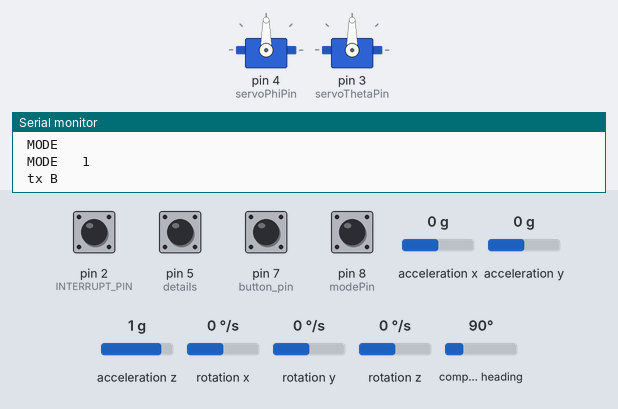
A program run on a simulated Arduino Uno, built with avr-gcc and run on an emulated ATmega328P. Shown: 2 × servo, the last lines printed to the serial monitor. Inputs (shaded band) come from the test bench; at power-on: pin 5 (details), pin 7 (button_pin), pin 8 (modePin) HIGH, pin 2 (INTERRUPT_PIN) LOW, compass heading 90°, acceleration x 0 g, acceleration y 0 g, acceleration z 1 g, rotation x 0 °/s, rotation y 0 °/s, rotation z 0 °/s. The sensor or clock chip raises its interrupt line as the real part does; no radio packets arrive unless stated.

Above: at 1.9 s.
2.0 s: pin 8 (modePin) pulled LOW for 0.3 s
At 2.6 s:
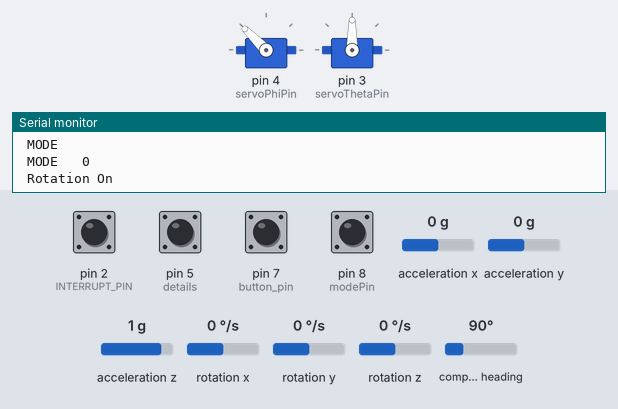
3.8 s: compass heading set to 7°
At 5.0 s:
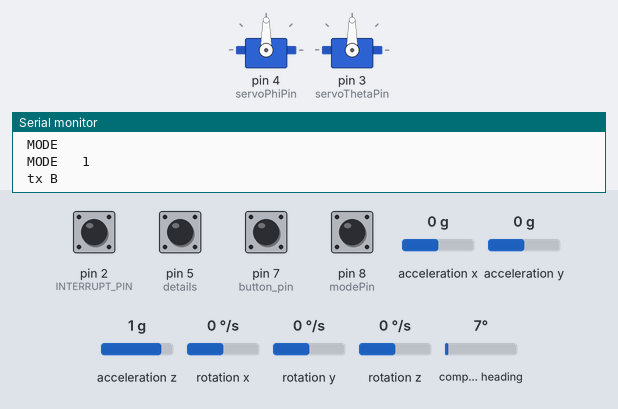
8.9 s: pin 8 (modePin) pulled LOW for 1 s
At 10.1 s:
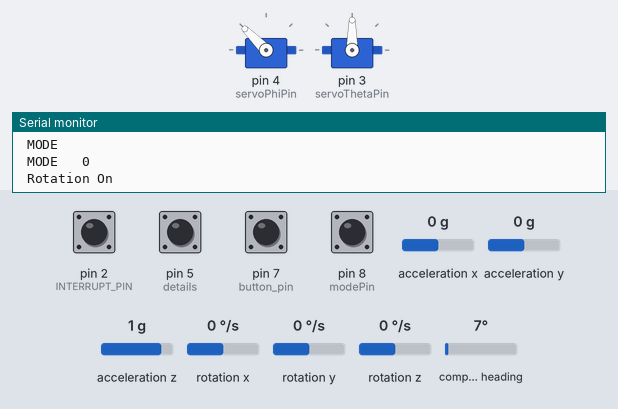
11.4 s: compass heading set to 90°
At 12.7 s:
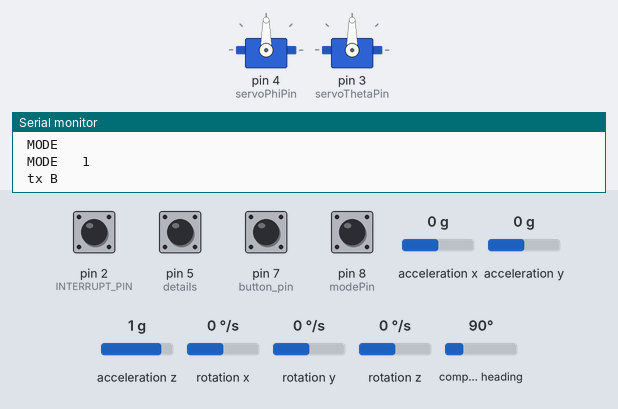
Timing chart, 0 to 14.4 s (numbered marks = the images above; inputs shaded):
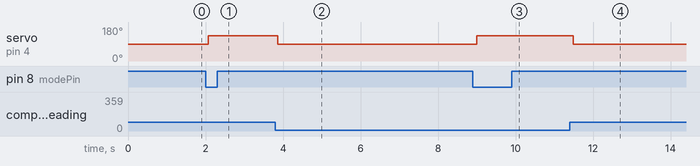

Measured:
- after the input at 2.0 s, servo on pin 4 (servoPhiPin): 90° → 135° after 0.07 s
- after the input at 3.8 s, servo on pin 4 (servoPhiPin): 135° → 90° after 0.07 s
- after the input at 8.9 s, servo on pin 4 (servoPhiPin): 90° → 135° after 0.10 s
- after the input at 11.4 s, servo on pin 4 (servoPhiPin): 135° → 90° after 0.08 s

The program:

main.cpp
```cpp
//BS_NODE_9.ino
#include <Arduino.h>
/*
 * NRF24L01       Arduino_ Uno    Arduino_Mega    Blue_Pill(stm32f01C)
 * __________________________________________________________________________
 * VCC        |   3.3v          | 3.3v          |     3.3v
 * GND        |   GND           | GND           |     GND
 * CSN        |   Pin10 SPI/SS  | Pin10 SPI/SS  |     B0 NSS1 (PB0) 3.3v
 * CE         |   Pin9          | Pin9          |     B1 digital (PB1) 3.3v
 * SCK        |   Pin13         | Pin52         |     A5 SCK1   (PA5) 3.3v
 * MOSI       |   Pin11         | Pin51         |     A7 MOSI1  (PA7) 3.3v
 * MISO       |   Pin12         | Pin50         |     A6 MISO1  (PA6) 3.3v
 *
 *
 */

//Pin Configuration
#ifdef BOARD_UNO

//NRF24L01
#define CE 9
#define CSN 10

//QMC I2C and MPU6050
//#define SCL A5
//#define SDA A4
#define INTERRUPT_PIN 2 // use pin 2 on Arduino Uno & most boards

//general

#define led_pin 6
#define button_pin 7
#define modePin 8
#define BoardLED 13

#endif

#ifdef BOARD_STM32

//NRF24L01
#define CE PB1
#define CSN PB0

//QMC I2C and MPU6050
//#define SCL PB8
//#define SDA PB9
#define INTERRUPT_PIN 2 // use pin 2 on Arduino Uno & most boards not known for stm32

//general
#define button_pin PB10
#define modePin PB11
#define BoardLED PC13

#endif

#include <SPI.h>
#include <nRF24L01.h>
#include <RF24.h>

RF24 radio(CE, CSN);

//MPU inlcude
//+++#include "I2Cdev.h"

#define pi float(22 / 7)
//#define M_PI float(22/7)
#define d2r float(2 * pi / 360)
#define r2d float(360 / (2 * pi))

#include "MPU6050_6Axis_MotionApps20.h"
#if I2CDEV_IMPLEMENTATION == I2CDEV_ARDUINO_WIRE
#include "Wire.h"
#endif

MPU6050 mpu;
#define OUTPUT_READABLE_YAWPITCHROLL

#define dt 1
#define dp 1
// MPU control/status vars
bool dmpReady = false;  // set true if DMP init was successful
uint8_t mpuIntStatus;   // holds actual interrupt status byte from MPU
uint8_t devStatus;      // return status after each device operation (0 = success, !0 = error)
uint16_t packetSize;    // expected DMP packet size (default is 42 bytes)
uint16_t fifoCount;     // count of all bytes currently in FIFO
uint8_t fifoBuffer[64]; // FIFO storage buffer

// orientation/motion vars
Quaternion q;        // [w, x, y, z]         quaternion container
VectorInt16 aa;      // [x, y, z]            accel sensor measurements
VectorInt16 aaReal;  // [x, y, z]            gravity-free accel sensor measurements
VectorInt16 aaWorld; // [x, y, z]            world-frame accel sensor measurements
VectorFloat gravity; // [x, y, z]            gravity vector
float euler[3];      // [psi, theta, phi]    Euler angle container
float ypr[3];        // [yaw, pitch, roll]   yaw/pitch/roll container and gravity vector

//           X Accel  Y Accel  Z Accel   X Gyro   Y Gyro   Z Gyro
//OFFSETS       62,     429,    3170,     126,       0,     -45

volatile bool mpuInterrupt = false; // indicates whether MPU interrupt pin has gone high
void dmpDataReady()
{
  mpuInterrupt = true;
}

//+++

//SCL->A5
//SDA->A4

#include <SPI.h>
#include "Wire.h"
#include <math.h>
#include <Arduino.h>
#include <Servo.h> //add '<' and '>' before and after servo.h

int servoThetaPin = 3, servoPhiPin = 4;

Servo servoPhi, servoTheta;

int B[10] = {'\0', '\0', '\0', '\0', '\0', '\0', '\0', '\0', '\0', '\0'};
/*
 //BEACON ENCODING
  B[0] = 0x70FF;
  B[3] = DestinationADDRESS;
  B[4] = CODE;
  B[5] = THETA;
  B[6] = PHI;
  B[9] = FLAG;
  //TRANSMIT BEACON B
  radio.write(&B, sizeof(B));
*/
float C[10];
int details = 5;

////MPU6050 mpu (Wire);
//SCL->A5
//SDA->A4

int FLAG = 0;
struct QMC5883L_CONFIG
{
  int SCL; //A5
  int SDA; //A4
};

QMC5883L_CONFIG QMC5883L_PIN = {SCL, SDA};
#include <QMC5883LCompass.h>
QMC5883LCompass compass;
int16_t QMC[4];
int16_t *p2 = QMC;

int16_t readQMC(const int printStatus, int16_t *QMC)
{
  compass.read();
  QMC[0] = compass.getX();
  QMC[1] = compass.getY();
  QMC[2] = compass.getZ();
  QMC[3] = compass.getAzimuth();
  if (printStatus == 1)
  {
    Serial.println("QMC5883L");
    Serial.print("X: ");
    Serial.print(QMC[0]);
    Serial.print(" Y: ");
    Serial.print(QMC[1]);
    Serial.print(" Z: ");
    Serial.print(QMC[2]);
    Serial.print(" A: ");
    Serial.print(QMC[3]);
    Serial.println();
  }
  return QMC[3];
}

int16_t MCU[7];
//int16_t readMCU(int printStatus,int16_t &MCU);{  }

#include <nRF24L01.h>
#include <RF24.h>

#include <printf.h>
/*
//cofig for NRF24
int i;
struct NFR24L01_CONFIG
{
  int CE;//9
  int CSN;//10
  int MO;//13
  int MI;//11
  int SCK;//12
  int DestinationADDRESS;
  int ListeningADDRESS;
  int CODE;
};
NFR24L01_CONFIG NFR24L01_PIN = {9, 10, 13, 11, 12, 0x99, 0xFF, 0x7F0F};

struct ADXL335_CONFIG
{
  int x;
  int y;
  int z;
};
ADXL335_CONFIG ADXL335_PIN = {A0, A1, A2};
*/
//
/*
  struct HMC5883L_CONFIG
  {
  int SCL;
  int SCA;
  int DRDY;
  };

  HMC5883L_CONFIG HMC5883L_PIN = {SCL, SDA, A3};
*/

const int MPU_ADDR = 0x68;
int16_t GY_521[7];
char tmp_str[7]; // temporary variable used in convert function

char *convert_int16_to_str(int16_t i)
{ // converts int16 to string. Moreover, resulting strings will have the same length in the debug monitor.
  sprintf(tmp_str, "%6d", i);
  return tmp_str;
}

//const byte address[6] = "00001";     //Byte of array representing the address. This is the address where we will send the data. This should be same on the receiving side.
//const uint16_t address[sizeof(NFR24L01_PIN.DestinationADDRESS)] = {NFR24L01_PIN.DestinationADDRESS}; //Byte of array representing the address. This is the address where we will send the data. This should be same on the receiving side.
//const int DestinationADDRESS = {NFR24L01_PIN.DestinationADDRESS}; //Byte of array representing the address. This is the address where we will send the data. This should be same on the receiving side.
//const int ListeningADDRESS = {NFR24L01_PIN.ListeningADDRESS};
//int CODE = NFR24L01_PIN.CODE;

const int DestinationADDRESS = 0x99;
const int ListeningADDRESS = 0xFF;
const int CODE = 0x7F0F;

bool button_state = 0;

// config gy51 adxl
const int x = A0;
const int y = A1;
const int z = A2;
// initialize minimum and maximum Raw Ranges for each axis
//int ADXL_RAW_Min[3] = {0,0,0};
//int ADXL_RAW_Max[3] = {1023,1023,1023};
int ADXL_RAW_Min[3] = {296, 297, 296};
int ADXL_RAW_Max[3] = {430, 436, 436};
//update these from serial monotor
//ADXL_RAW_Min[0] = 330;
//ADXL_RAW_Max[0] = 430;
//ADXL_RAW_Min[1] = 340;
//ADXL_RAW_Max[1] = 436;
//ADXL_RAW_Min[2] = 314;
//ADXL_RAW_Max[2] = 436;
// Take multiple samples to reduce noise
const int sampleSize = 10;
//int theta=1;

void getADLX(const struct ADXL335_CONFIG *ADXL335_PIN, const int sampleSize, const int printStatus, int *theta);
//int getADLX(ADXL335_CONFIG ADXL335_PIN, int &sampleSize, int &printStatus, int &theta);
void TransmitBeacon(const struct NFR24L01_CONFIG *NRF24L01_PIN, const int CODE);

void read_GY521(const int MPU_ADDR, const int printStatus, int16_t *GY_521, int16_t *roll, int16_t *pitch)
{
  Wire.beginTransmission(MPU_ADDR);
  Wire.write(0x3B);                        // starting with register 0x3B (ACCEL_XOUT_H) [MPU-6000 and MPU-6050 Register Map and Descriptions Revision 4.2, p.40]
  Wire.endTransmission(false);             // the parameter indicates that the Arduino will send a restart. As a result, the connection is kept active.
  Wire.requestFrom(MPU_ADDR, 7 * 2, true); // request a total of 7*2=14 registers

  // "Wire.read()<<8 | Wire.read();" means two registers are read and stored in the same variable
  int16_t temp = Wire.read() << 8 | Wire.read(); // reading registers: 0x3B (ACCEL_XOUT_H) and 0x3C (ACCEL_XOUT_L);
  GY_521[0] = temp;                              // reading registers: 0x3B (ACCEL_XOUT_H) and 0x3C (ACCEL_XOUT_L);

  temp = Wire.read() << 8 | Wire.read();      // reading registers: 0x3B (ACCEL_XOUT_H) and 0x3C (ACCEL_XOUT_L);
  GY_521[1] = Wire.read() << 8 | Wire.read(); // reading registers: 0x3D (ACCEL_YOUT_H) and 0x3E (ACCEL_YOUT_L);

  temp = Wire.read() << 8 | Wire.read(); // reading registers: 0x3B (ACCEL_XOUT_H) and 0x3C (ACCEL_XOUT_L);
  GY_521[2] = temp;                      // reading registers: 0x3F (ACCEL_ZOUT_H) and 0x40 (ACCEL_ZOUT_L);

  temp = Wire.read() << 8 | Wire.read(); // reading registers: 0x3B (ACCEL_XOUT_H) and 0x3C (ACCEL_XOUT_L);
  GY_521[3] = temp;                      // reading registers: 0x41 (TEMP_OUT_H) and 0x42 (TEMP_OUT_L);

  temp = Wire.read() << 8 | Wire.read(); // reading registers: 0x3B (ACCEL_XOUT_H) and 0x3C (ACCEL_XOUT_L);
  GY_521[4] = temp;                      // reading registers: 0x43 (GYRO_XOUT_H) and 0x44 (GYRO_XOUT_L);

  temp = Wire.read() << 8 | Wire.read(); // reading registers: 0x3B (ACCEL_XOUT_H) and 0x3C (ACCEL_XOUT_L);
  GY_521[5] = temp;                      // reading registers: 0x45 (GYRO_YOUT_H) and 0x46 (GYRO_YOUT_L);

  temp = Wire.read() << 8 | Wire.read(); // reading registers: 0x3B (ACCEL_XOUT_H) and 0x3C (ACCEL_XOUT_L);
  GY_521[6] = temp;                      // reading registers: 0x47 (GYRO_ZOUT_H) and 0x48 (GYRO_ZOUT_L);

  *roll = atan2(GY_521[1], GY_521[2]) * 57.3;
  *pitch = atan2((-GY_521[0]), sqrt(GY_521[1] * GY_521[1] + GY_521[2] * GY_521[2])) * 57.3;
  // print out data
  if (printStatus == 1)
  {
    Serial.print("Ax, Ay, Az");
    Serial.print(convert_int16_to_str(GY_521[0]));
    Serial.print(convert_int16_to_str(GY_521[1]));
    Serial.print(convert_int16_to_str(GY_521[2]));

    Serial.print(" | tmp = ");
    Serial.print(convert_int16_to_str(GY_521[3]));

    Serial.print(" | gX, gY, gZ = ");
    Serial.print(convert_int16_to_str(GY_521[4]));
    Serial.print(convert_int16_to_str(GY_521[5]));
    Serial.print(" | Roll = ");
    Serial.print(*roll);
    Serial.print(" | Pitch = ");
    Serial.print(*pitch);
    Serial.println();
  }
}

void fakeSerialClear()
{
  Serial.print("\t \n \t \n \t \n \t \n \t \n "); // clear 5 lines
  Serial.print("\t \n \t \n \t \n \t \n \t \n "); // clear 5 lines
  Serial.print("\t \n \t \n \t \n \t \n \t \n "); // clear 5 lines
  Serial.print("\t \n \t \n \t \n \t \n \t \n "); // clear 5 lines
  Serial.print("\t \n \t \n \t \n \t \n \t \n "); // clear 5 lines
  Serial.print("\t \n \t \n \t \n \t \n \t \n "); // clear 5 lines
  Serial.print("\t \n \t \n \t \n \t \n \t \n "); // clear 5 lines
}

//void printHello();

double mod(double x, double y)
{
  return x - (int)(x / y) * y;
}

//=============
// SETUP Starts
//=============

void setup()
{
  printf_begin();
  Serial.begin(9600); //to display on serial monitor
  servoPhi.attach(servoPhiPin);
  servoTheta.attach(servoThetaPin);
  servoPhi.write(90);
  servoTheta.write(90);

  //QMC
  compass.init();
  //CALIBRATE OMG from calibration

  //compass.setCalibration(-1700, 1128, -311, 1545, -1230, 1247);//for closed arduino
  //compass.setCalibration(-1753, 926, -1803, 592, -1547, 1540);//for open arduino
  compass.setCalibration(-1653, 840, -1695, 997, -1517, 1187); //FOR BS

  compass.setSmoothing(10, true);

  //Serial.println("setUp");
  //ADXL335
  //analogReference(EXTERNAL);//Not working for me
  //analogReference(DEFAULT);

  //NRF24L01
  pinMode(button_pin, INPUT_PULLUP);
  pinMode(details, INPUT_PULLUP);
  pinMode(modePin, INPUT_PULLUP);
  radio.begin();                              //Starting the Wireless communication
  radio.openWritingPipe(DestinationADDRESS);  //Setting the address where we will send the data
  radio.openReadingPipe(0, ListeningADDRESS); //Setting the address at which we will receive the data
  radio.setPALevel(RF24_PA_MIN);              //You can set it as minimum or maximum depending on the distance between the transmitter and receiver.
  radio.stopListening();                      //This sets the module as transmitter
  radio.printDetails();

  bool check = radio.isChipConnected();
  Serial.print("Chip Connected?:");
  Serial.println(check);
  delay(100);
  //const char text[] = "11001100";

  //GY_521 MPU6050
  //  Wire.begin();
  // Wire.beginTransmission(MPU_ADDR); // Begins a transmission to the I2C slave (GY-521 board)
  //Wire.write(0x6B); // PWR_MGMT_1 register
  //Wire.write(0); // set to zero (wakes up the MPU-6050)
  //Wire.endTransmission(true);

  //MPU with DMP
  // join I2C bus (I2Cdev library doesn't do this automatically)
#if I2CDEV_IMPLEMENTATION == I2CDEV_ARDUINO_WIRE
  Wire.begin();
  //Wire.setClock(400000); // 400kHz I2C clock. Comment this line if having compilation difficulties
#elif I2CDEV_IMPLEMENTATION == I2CDEV_BUILTIN_FASTWIRE
  Fastwire::setup(400, true);
#endif

  Serial.begin(9600);

  // initialize device
  Serial.println(F("Initializing I2C devices..."));
  mpu.initialize();
  pinMode(INTERRUPT_PIN, INPUT);

  // verify connection
  Serial.println(F("Testing device connections..."));
  Serial.println(mpu.testConnection() ? F("MPU6050 connection successful") : F("MPU6050 connection failed"));

  // load and configure the DMP
  Serial.println(F("Initializing DMP..."));
  devStatus = mpu.dmpInitialize();

  // supply your own gyro offsets here, scaled for min sensitivity
  //mpu.setXGyroOffset(220);
  //mpu.setYGyroOffset(76);
  //mpu.setZGyroOffset(-85);
  //mpu.setZAccelOffset(1788); // 1688 factory default for my test chip

  //MCU
  //mpu.Initialize();
  //mpu.Calibrate();
  // supply your own gyro offsets here, scaled for min sensitivity from IMU_zero
  //           X Accel  Y Accel  Z Accel   X Gyro   Y Gyro   Z Gyro
  //OFFSETS       62,     429,    3170,     126,       0,     -45
  mpu.setXGyroOffset(126);
  mpu.setYGyroOffset(0);
  mpu.setZGyroOffset(-45);
  //mpu.setXAccelOffset(62);
  // mpu.setYAccelOffset(429);
  mpu.setZAccelOffset(3170); // 1688 factory default for my test chip

  // make sure it worked (returns 0 if so)
  if (devStatus == 0)
  {
    // Calibration Time: generate offsets and calibrate our MPU6050
    mpu.CalibrateAccel(6);
    mpu.CalibrateGyro(6);
    mpu.PrintActiveOffsets();
    // turn on the DMP, now that it's ready
    Serial.println(F("Enabling DMP..."));
    mpu.setDMPEnabled(true);

    // enable Arduino interrupt detection
    Serial.print(F("Enabling interrupt detection (Arduino external interrupt "));
    Serial.print(digitalPinToInterrupt(INTERRUPT_PIN));
    Serial.println(F(")..."));
    attachInterrupt(digitalPinToInterrupt(INTERRUPT_PIN), dmpDataReady, RISING);
    mpuIntStatus = mpu.getIntStatus();

    // set our DMP Ready flag so the main loop() function knows it's okay to use it
    Serial.println(F("DMP ready! Waiting for first interrupt..."));
    dmpReady = true;

    // get expected DMP packet size for later comparison
    packetSize = mpu.dmpGetFIFOPacketSize();
  }
  else
  {
    // ERROR!
    // 1 = initial memory load failed
    // 2 = DMP configuration updates failed
    // (if it's going to break, usually the code will be 1)
    Serial.print(F("DMP Initialization failed (code "));
    Serial.print(devStatus);
    Serial.println(F(")"));
  }

  //  int printStatus = 1;
}
//=============
// Setup END
//=============


//==========
//LOOP Start
//==========
void loop()
{
  int printDetails = digitalRead(details);
  //fakeSerialClear();

  //TRANSMITTER MODE
  radio.stopListening();
  for (int i = 0; i < 10; i++)
  {
    B[i] = 0;
    //  C[i]=0;
  }
  FLAG = 0;

  button_state = digitalRead(button_pin);
  if (button_state == LOW)
  {
    FLAG = 255;
  }
  //int16_t roll, pitch; not used
  //int printHello();
  //int printDetails = 1;
  //int theta = 0;

#ifndef M_PI
  float M_PI = 22 / 7;
#endif
  //read from MPU+DMP THETA
  // if programming failed, don't try to do anything
  if (!dmpReady)
    return;
  // read a packet from FIFO
  if (mpu.dmpGetCurrentFIFOPacket(fifoBuffer))
  { // Get the Latest packet
    // display Euler angles in degrees
    mpu.dmpGetQuaternion(&q, fifoBuffer);
    mpu.dmpGetGravity(&gravity, &q);
    mpu.dmpGetYawPitchRoll(ypr, &q, &gravity);

    if (printDetails == LOW)
    {
      Serial.print("\nYPR: \t");
      Serial.print(mod(((ypr[0] * 180 / M_PI) + 360), 360.0));

      Serial.print("\t");
      Serial.print(mod(((ypr[1] * 180 / M_PI) + 360 + 90), 360.0));

      Serial.print("\t");
      Serial.print(mod(((ypr[2] * 180 / M_PI) + 360 + 90), 360.0));

      Serial.print("\t");
    }
  }
  int16_t THETA;
  int16_t PHI;

  // read THETA
  mpu.dmpGetYawPitchRoll(ypr, &q, &gravity);
  THETA = (ypr[1] * r2d);
  //read from QMC PHI
  PHI = readQMC(0, p2);
  //convert
  PHI = mod((PHI + 360 - 90.0), 360.0); //90* shift, Y points to DA
  THETA = mod(THETA, 360.0);

  //BEACON ENCODING
  B[0] = 0x70FF;

  B[3] = DestinationADDRESS;
  B[4] = CODE;
  B[5] = THETA;
  B[6] = PHI;

  B[9] = FLAG;
  //TRANSMIT BEACON B
  radio.write(&B, sizeof(B));

  if (printDetails == LOW)
  {
    Serial.print("\n BEACON TxD: \t");
    for (int i = 0; i < 10; i++)
    {
      if (i == 5 || i == 6)
        Serial.print(B[i], DEC);
      else
        Serial.print(B[i], HEX);
      Serial.print(" ");
    }
    Serial.print("\n Theta: ");
    Serial.print(THETA);
    Serial.print("; Phi: ");
    Serial.print(PHI);
    Serial.print("\n");
  }
  delay(200);

  //RECEIVER MODE
  radio.startListening();

  //====
  //CHECK AND READ RADIO
  if (radio.available()) //Looking for the data.
  {
    radio.read(&C, sizeof(C));
    float rho, x, y;
    rho = C[4];
    x = C[5];
    y = C[6];

    Serial.print("\n ===================================");
    //printf("\n PHI, BW \t%d \t DIR. %d",C[0],C[1]);
    //printf("\n THETA, BW \t%d \t DIR. %d",C[2],C[3]);

    Serial.println("");
    Serial.print("PHI  ");
    Serial.print(", DIR ");
    Serial.print(C[0]);
    Serial.print(", BW ");
    Serial.println(C[1]);

    //Serial.println("");
    Serial.print("THETA");
    Serial.print(", DIR ");
    Serial.print(C[2]);
    Serial.print(", BW ");
    Serial.println(C[3]);

    //Serial.println("");
    Serial.print("RHO: ");
    Serial.print(rho);
    Serial.print(", X: ");
    Serial.print(x);
    Serial.print(", Y: ");
    Serial.println(y);
    Serial.print("\n");
  }

  //delay(800);
  delay(200);

  // read THETA
  mpu.dmpGetYawPitchRoll(ypr, &q, &gravity);
  THETA = (ypr[1] * r2d);
  THETA = mod(THETA, 360.0);

  // read PHI
  PHI = readQMC(0, p2);
  PHI = mod((PHI + 360 - 90.0), 360.0); //90* shift, Y points to DA

  int phi0 = PHI;
  //int theta0 = THETA;

  Serial.print("\n MODE \t");
  bool mode = digitalRead(modePin);
  Serial.print("\n MODE \t");
  Serial.print(mode);
  Serial.print("\n");
  if (mode == LOW)
  {
    Serial.print("\n Rotation On \n");
    servoPhi.write(90); //stop
    while (abs(PHI - phi0) < dp)
    {
      // read PHI
      PHI = readQMC(0, p2);
      PHI = mod((PHI + 360 - 90.0), 360.0); //90* shift, Y points to DA
      servoPhi.write(135);                  //move 45in 50ms
      delay(50);
      // servoPhi.write(135);
      //delay(50);
      B[6] = PHI; //update beacon and retransmit
      //TRANSMIT BEACON B
      radio.write(&B, sizeof(B));
    }
    servoPhi.write(90); //stop
  }

  radio.write(&B, sizeof(B));
  Serial.print("\n tx B\n");
  delay(50);
}
//==========
//LOOP Ends
//==========
```
